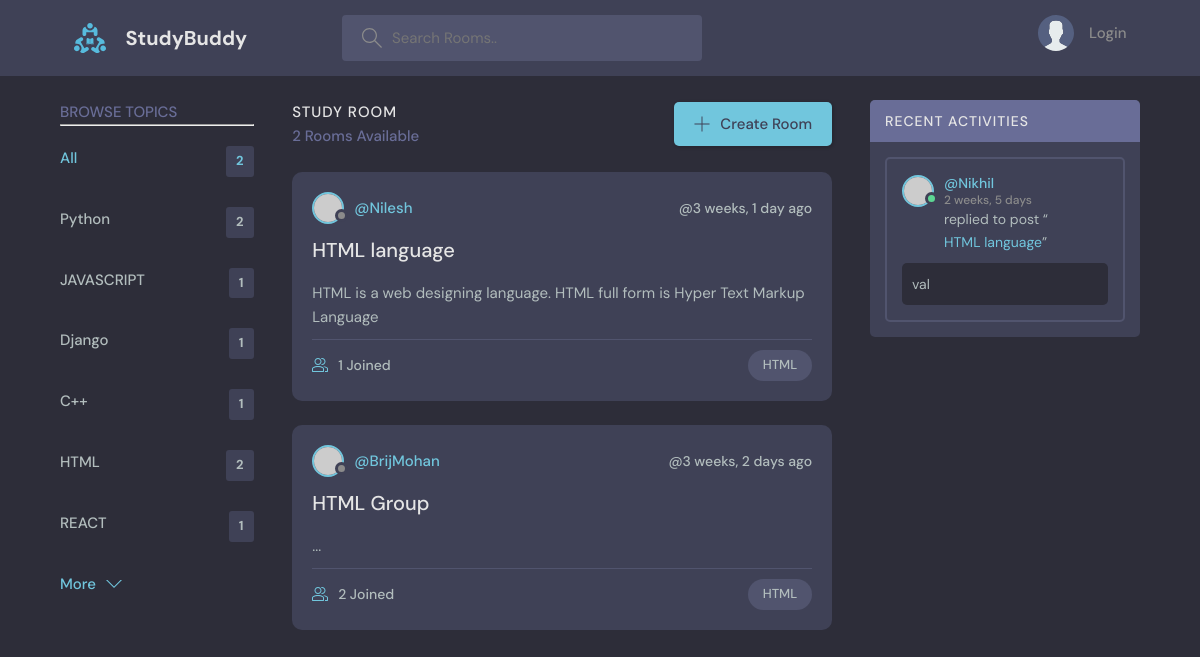
Page /?q=HTML on the earlier database version.
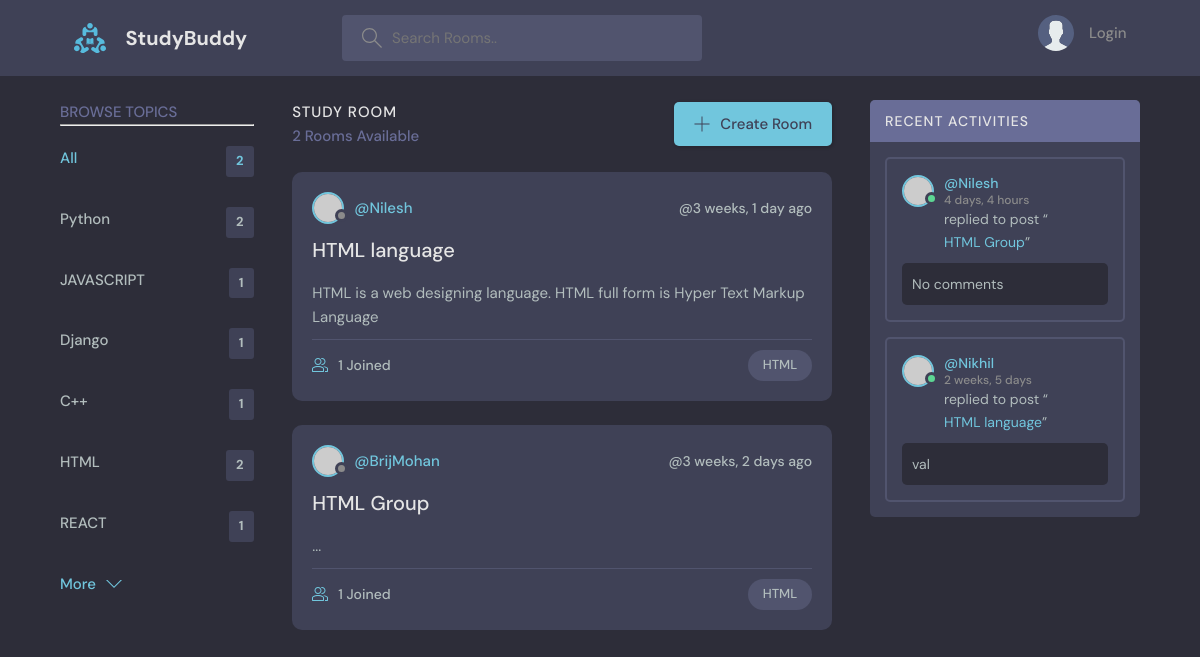
Same page on the later database version.
### base/models.py (models this page shows, shortened)
class Topic(models.Model):
    name = models.CharField(max_length=200)
    def __str__(self):
        return self.name

class Room(models.Model):
    host = models.ForeignKey(User,on_delete=models.SET_NULL,null=True)
    topic = models.ForeignKey(Topic,on_delete=models.SET_NULL,null=True)
    name = models.CharField(max_length=200)
    participants = models.ManyToManyField(User,related_name='participants',blank=True)
    description = models.TextField(null=True,blank=True)
    updated=models.DateTimeField(auto_now=True)
    created = models.DateTimeField(auto_now_add=True)
    class Meta:
        ordering = ['-updated','-created']

class Message(models.Model):
    user = models.ForeignKey(User,on_delete=models.CASCADE)
    room = models.ForeignKey(Room,on_delete=models.CASCADE)
    body = models.TextField()
    updated=models.DateTimeField(auto_now=True)
    created = models.DateTimeField(auto_now_add=True)
    class Meta:
        ordering = ['-updated','-created']
    def __str__(self):
        return self.body[0:50]

### base/views.py (the view)
# urls.py: path('',views.home,name='home'),
def home(request):
    q = request.GET.get('q') if request.GET.get('q') != None else ''
    rooms = Room.objects.filter(Q(topic__name__icontains=q) |
                                Q(name__icontains=q) |
                                Q(description__icontains=q)
                                )
    topics = Topic.objects.all()
    room_count = rooms.count()
    room_messages = Message.objects.filter(Q(room__topic__name__icontains=q))
    context={'rooms':rooms,'topics':topics,'room_count':room_count,'room_messages':room_messages}
    return render(request,'base/home.html',context)

### base/templates/base/home.html (shortened to what this page needs)
{% extends 'main.html' %}
{% load static %}
{% block content %}
    <main class="layout layout--3">
      <div class="container">
        <div>
          {%include 'base/topics_component.html' %}
        </div>
        <div class="roomList">
          <div class="roomList__header">
            <div>
              <h2>Study Room</h2>
              <p>{{room_count}} Rooms Available</p>
            </div>
            <a class="btn btn--main" href="{% url 'create-room' %}">
              <svg version="1.1" xmlns="http://www.w3.org/2000/svg" width="32" height="32" viewBox="0 0 32 32">
                <title>add</title>
                <path
                  d="M16.943 0.943h-1.885v14.115h-14.115v1.885h14.115v14.115h1.885v-14.115h14.115v-1.885h-14.115v-14.115z"
                ></path>
              </svg>
              Create Room
            </a>
          </div>
          <div>
            {%include 'base/feed_component.html' %}
          </div>
        </div>
        <div class="activities">
          {%include 'base/activity_component.html' %}
        </div>
      </div>
    </main>
    {% endblock %}

### base/templates/base/topics_component.html
<div class="topics">
    <div class="topics__header">
      <h2>Browse Topics</h2>
      <hr>
    </div>
    <ul class="topics__list">
        <li>
            <a href="{% url 'home' %}" class="active">All <span>{{rooms.count}}</span></a>
        </li>
        {% for topic in topics %}
        <li>
            <a href="{% url 'home'%}?q={{topic.name}}">{{topic.name}} <span>{{topic.room_set.all.count}}</span></a>
        </li>
        {% endfor %}
    </ul>
    <a class="btn btn--link" href="#">
        More
        <svg version="1.1" xmlns="http://www.w3.org/2000/svg" width="32" height="32" viewBox="0 0 32 32">
          <title>chevron-down</title>
          <path d="M16 21l-13-13h-3l16 16 16-16h-3l-13 13z"></path>
        </svg>
      </a>
  </div>

### base/templates/base/feed_component.html (shortened to what this page needs)
<div>
    {% for room in rooms %}
<div class="roomListRoom">
    <div class="roomListRoom__header">
      <a href="{% url 'user-profile' room.host.id %}" class="roomListRoom__author">
        <div class="avatar avatar--small">
          <img src="https://randomuser.me/api/portraits/men/13.jpg" alt="Image description" />
        </div>
        <span>@{{room.host.username}}</span>
      </a>
      <div class="roomListRoom__actions">
        <span>@{{room.created | timesince }} ago</span>
      </div>
    </div>
    <div class="roomListRoom__content">
      <a href="{% url 'room' room.id %}">{{room.name}}</a>
      <p>{{room.description}}</p>
    </div>
    <div class="roomListRoom__meta">
      <a href="{% url 'room' room.id %}" class="roomListRoom__joined">
        {{room.participants.count}} Joined
      </a>
      <p class="roomListRoom__topic">{{room.topic}}</p>
    </div>
  </div>
  {% endfor %}
</div>

### base/templates/base/activity_component.html (shortened to what this page needs)
<div class="activities__header">
    <h2>Recent Activities</h2>
  </div>
  <div>
    {% for message in room_messages %}
  <div class="activities__box">
    <div class="activities__boxHeader roomListRoom__header">
      <a href="{% url 'user-profile' message.user.id %}" class="roomListRoom__author">
        <div class="avatar avatar--small active">
          <img src="https://randomuser.me/api/portraits/men/13.jpg" />
        </div>
        <p>
          @{{message.user}}
          <span>{{message.created|timesince}}</span>
        </p>
      </a>
    </div>
    <div class="activities__boxContent">
      <p>replied to post “<br><a href="{% url 'room' message.room.id %}">{{message.room.name}}</a>”</p>
      <div class="activities__boxRoomContent">{{message}}</div>
    </div>
  </div>
  {% endfor %}
  </div>

Differences in the rows shown:
computed for Room "HTML Group": participants.count "2" → "1"
added Message: user "Nilesh", created "4 days, 4 hours", room.name "HTML Group", body "No comments"
